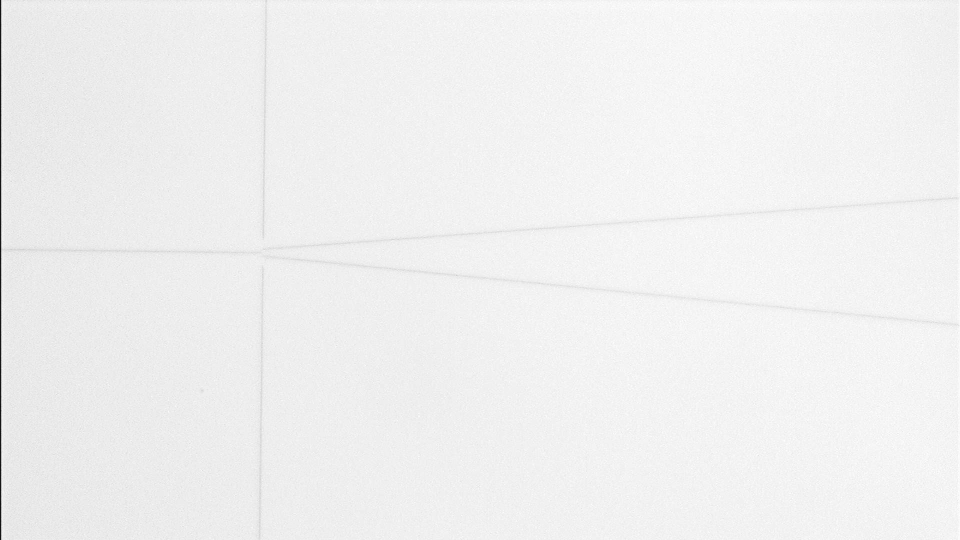
#> input picture data/opencv_frame_5.png, 1920 x 1080 px (shown at 1/2 size)
$ python test1.py
#> lines starting #> are read from the running program, lines starting #| are printed output that depends on the picture
### fit.py
import cv2.cv2 as cv
import numpy as np
import scipy as sp
import matplotlib.pyplot as plt
from scipy.optimize import curve_fit
from astropy.modeling import models, fitting
import time
from imageprocess import *
from collections import deque

# 解决中文显示问题
plt.rcParams['font.sans-serif'] = ['SimHei']
plt.rcParams['axes.unicode_minus'] = False
POINT = 25
# img0 = cv.imread('data/final_new_5m5_1.png', 0)
img0 = cv.imread('data/opencv_frame_5.png', 0)
#> img0 is the input picture: shape (1080, 1920); min 0, max 255, mean 239.7
img0 = img0[0:480, 1:640]
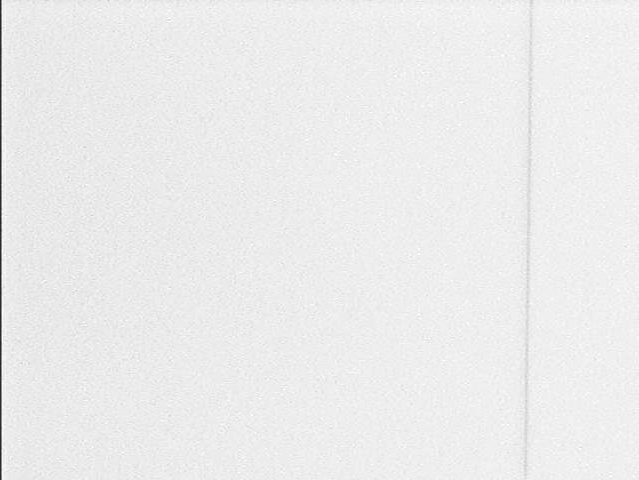
#> img0: shape (480, 639); min 31, max 255, mean 235.9
# cv.imshow("OORR", img0)

a = img0[0]
#> a = 639 values, max 248 at index 342, min 38 at index 0, mean 232.4
b = img0[:, 0]
#> b = 480 values, max 54 at index 337, min 31 at index 230, mean 41.88
v = np.argmin(a)  # v = 311
#> v = 0
v0 = np.argmin(b)  # v0 = 279
#> v0 = 230
imgT = np.transpose(img0)
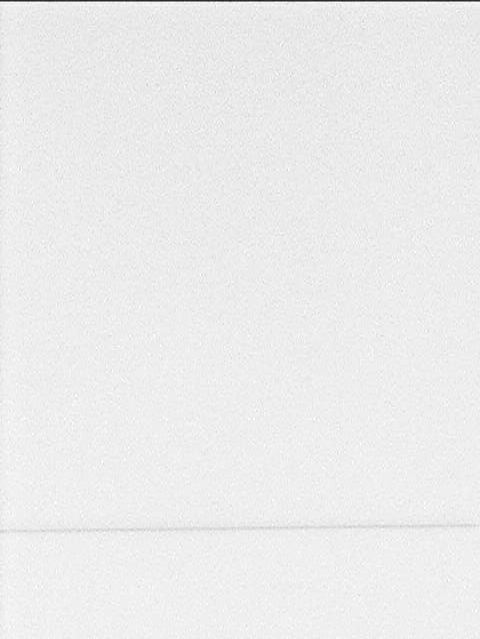
#> imgT: shape (639, 480); min 31, max 255, mean 235.9
# cv.imshow("transpose", imgT)
num1 = deque()
num2 = deque()

T1 = 40
T2 = 40


# [413 lines left out: functions fit_gaosi, fit_gaosi2, fit_arctan, fit_arctan2, fit_poly, fit_poly2 and 10 more, not called in this run]


def deMerror(ls):
    de_sum = 0
    length = len(ls)-1
    mean = np.mean(ls)
    n = np.array(ls)
    theta = np.std(n, ddof=1)
    for i in range(0, length):
        error = abs(ls[i] - mean)
        if error > 3*theta:
            ls.pop(i)
    return ls


sum1 = 0
sum2 = 0
sum3 = 0
# [77 lines of commented-out code are left out]

### test1.py
import fit
from fit import *

# [12 lines of commented-out code are left out]
f = open("data/analyze.txt", "r")
#> (reads data/analyze.txt from the repository)
lines = f.readlines()
for line in lines:
    ls_new = []
    line = line.strip('\n')  # 删除\n
    line = line.strip(',')
    # print(line)
    ls_i = eval(line)
    # print(ls_i)
    for element in ls_i:
        ls_new.append(round(element, 3))
    print(ls_new)

    ls_t = fit.deMerror(ls_new)
    # print(ls_i)
    # print(ls_t)
    mean_val = np.mean(ls_t)
    # print("mean ", mean_val)
    r = round(mean_val, 2)
    print("mean ", r)
    n1 = np.array(ls_t)
    print("std ", round(np.std(n1, ddof=1), 3))
